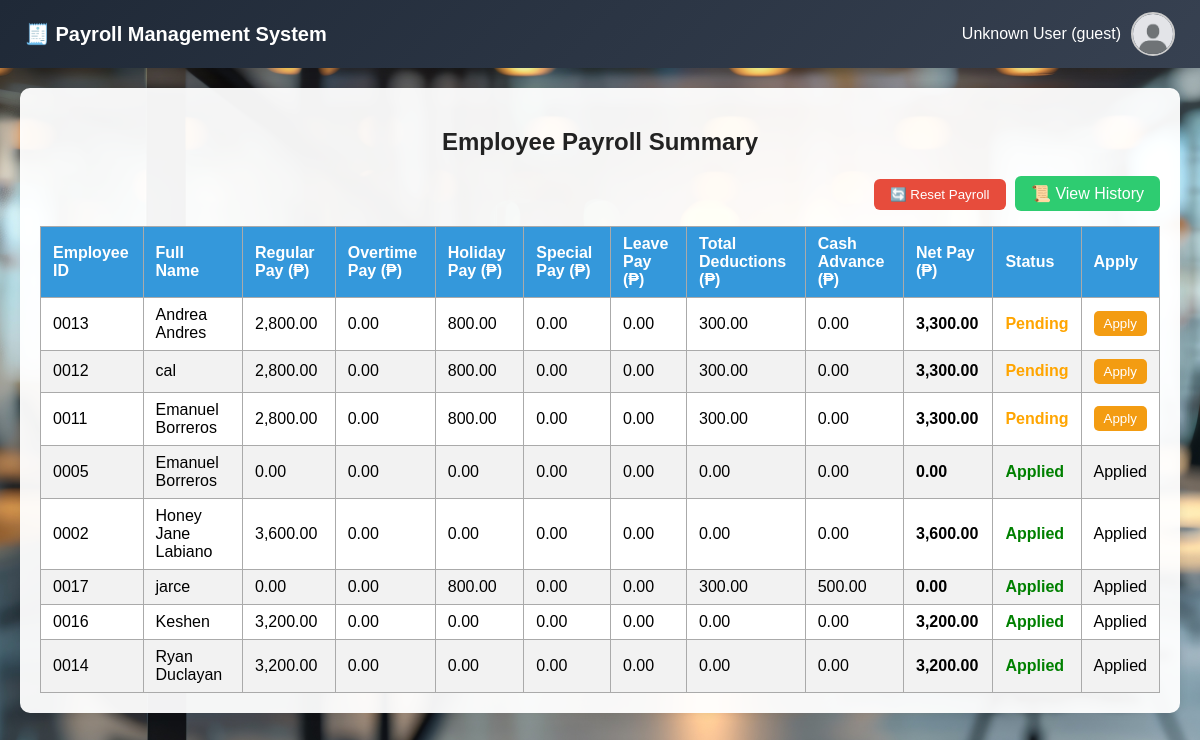
Page /payroll-main/payroll.php on the committed database.
### tables this page shows
CREATE TABLE `users` (
  `id` int(4) NOT NULL,
  `full_name` varchar(100) DEFAULT NULL,
  `email` varchar(100) DEFAULT NULL,
  `role` enum('admin','employee') DEFAULT NULL,
  `password` varchar(255) DEFAULT NULL,
  `profile_pic` varchar(255) DEFAULT NULL,
  `position_id` int(11) DEFAULT NULL,
  `archived` tinyint(1) DEFAULT 0
);

### payroll-main/payroll.php (the view, shortened to what this page needs)
<?php
include 'includes/header.php';
require 'config.php';
$stmt = $pdo->query("
    SELECT
        u.id, u.full_name, p.rate_per_hour,
        -- Regular hours and pay
        IFNULL(SUM(TIMESTAMPDIFF(MINUTE, a.time_in, a.time_out))/60, 0) AS total_hours,
        IFNULL(p.rate_per_hour * SUM(TIMESTAMPDIFF(MINUTE, a.time_in, a.time_out))/60, 0) AS regular_gross,
        -- Overtime pay (no status)
        IFNULL((SELECT SUM(ot.hours * ot.rate) FROM overtime ot WHERE ot.user_id = u.id), 0) AS overtime_pay,
        -- Holiday, Special, and Leave Pay (Applied + Pending)
        IFNULL((SELECT SUM(amount) FROM holiday_pay WHERE user_id = u.id), 0) AS holiday_pay,
        IFNULL((SELECT SUM(amount) FROM special_pay WHERE user_id = u.id), 0) AS special_pay,
        IFNULL((SELECT SUM(amount) FROM leave_pay WHERE user_id = u.id), 0) AS leave_pay,
        -- Cash Advance and Deductions (Applied + Pending)
        IFNULL((SELECT SUM(amount) FROM cash_advance WHERE user_id = u.id), 0) AS cash_advance,
        IFNULL((SELECT SUM(amount) FROM deductions WHERE employee_id = u.id), 0) AS total_deductions,
        -- Check if there are still pending items
        (
            (SELECT COUNT(*) FROM holiday_pay WHERE user_id=u.id AND status='Pending') +
            (SELECT COUNT(*) FROM special_pay WHERE user_id=u.id AND status='Pending') +
            (SELECT COUNT(*) FROM leave_pay WHERE user_id=u.id AND status='Pending') +
            (SELECT COUNT(*) FROM cash_advance WHERE user_id=u.id AND status='Pending') +
            (SELECT COUNT(*) FROM deductions WHERE employee_id=u.id AND status='Pending')
        ) AS pending_count
    FROM users u
    LEFT JOIN positions p ON u.position_id = p.id
    LEFT JOIN attendance_logs a ON u.id = a.user_id
    WHERE u.role = 'employee'
    GROUP BY u.id, u.full_name, p.rate_per_hour
    ORDER BY u.full_name
");
$employees = $stmt->fetchAll(PDO::FETCH_ASSOC);
?>
<!DOCTYPE html>
<html lang="en">
<head>
</head>
<body>
<div class="main-content">
<div class="content">
<h2>Employee Payroll Summary</h2>
<div class="btn-container">
  <button type="button" class="btn btn-danger" id="resetBtn">🔄 Reset Payroll</button>
  <a href="payroll_history.php" class="btn btn-success">📜 View History</a>
</div>
<table>
<thead>
<tr>
<th>Employee ID</th>
<th>Full Name</th>
<th>Regular Pay (₱)</th>
<th>Overtime Pay (₱)</th>
<th>Holiday Pay (₱)</th>
<th>Special Pay (₱)</th>
<th>Leave Pay (₱)</th>
<th>Total Deductions (₱)</th>
<th>Cash Advance (₱)</th>
<th><strong>Net Pay (₱)</strong></th>
<th>Status</th>
<th>Apply</th>
</tr>
</thead>
<tbody>
<?php if(count($employees)>0): ?>
    <?php foreach($employees as $emp):
        $gross = $emp['regular_gross'] + $emp['overtime_pay'] + $emp['holiday_pay'] + $emp['special_pay'] + $emp['leave_pay'];
        $net = $gross - $emp['total_deductions'] - $emp['cash_advance'];
        $status = $emp['pending_count'] > 0 ? 'Pending' : 'Applied';
    ?>
    <tr>
        <td><?= str_pad($emp['id'],4,'0',STR_PAD_LEFT) ?></td>
        <td><?= htmlspecialchars($emp['full_name']) ?></td>
        <td><?= number_format($emp['regular_gross'],2) ?></td>
        <td><?= number_format($emp['overtime_pay'],2) ?></td>
        <td><?= number_format($emp['holiday_pay'],2) ?></td>
        <td><?= number_format($emp['special_pay'],2) ?></td>
        <td><?= number_format($emp['leave_pay'],2) ?></td>
        <td><?= number_format($emp['total_deductions'],2) ?></td>
        <td><?= number_format($emp['cash_advance'],2) ?></td>
        <td><strong><?= number_format($net,2) ?></strong></td>
        <td class="<?= $status=='Pending' ? 'status-pending' : 'status-applied' ?>"><?= $status ?></td>
        <td>
        <?php if($status=='Pending'): ?>
            <form action="apply_pay.php" method="post">
                <button class="apply-btn" type="submit">Apply</button>
            </form>
        <?php else: ?>
            Applied
        <?php endif; ?>
        </td>
    </tr>
    <?php endforeach; ?>
<?php else: ?>
<tr><td colspan="12" style="text-align:center;">No employees found.</td></tr>
<?php endif; ?>
</tbody>
</table>
</div>
</div>
</body>
</html>

### payroll-main/includes/header.php (style rules this page uses)
body { margin: 0; font-family: 'Courier', monospace; background-color: #f4f6f9; transition: margin-left 0.3s ease; }
.main-content { padding: 20px; transition: margin-left 0.3s ease; }

### payroll-main/payroll.php (style rules this page uses)
body { margin:0; padding:0; font-family: Arial, sans-serif; background:url('uploads/bg.jpg') no-repeat center center fixed; background-size:cover; }
.main-content { margin-left:0; transition:margin-left 0.3s ease; padding:20px; }
.content { background:rgba(255,255,255,0.95); padding:20px; border-radius:10px; box-shadow:0 0 10px rgba(0,0,0,0.1); }
table { border-collapse:collapse; width:100%; background-color:white; }
th, td { border:1px solid #aaa; padding:8px 12px; text-align:left; }
th { background-color:#3498db; color:white; }
tr:nth-child(even) { background-color:#f2f2f2; }
h2 { text-align:center; color:#222; margin-bottom:20px; }
.btn-container { margin-bottom:15px; text-align:right; }
.btn { background-color:#3498db; color:white; border:none; padding:8px 16px; border-radius:6px; cursor:pointer; margin-left:5px; text-decoration:none; display:inline-block; }
.btn-danger { background-color:#e74c3c; }
.btn-success { background-color:#2ecc71; }
.apply-btn { background-color:#f39c12; color:#fff; border:none; padding:5px 10px; border-radius:5px; cursor:pointer; }
.status-applied { color:green; font-weight:bold; }
.status-pending { color:orange; font-weight:bold; }

### rows in the picture
users: id "0013", full_name "Andrea Andres", regular_gross "2,800.00", overtime_pay "0.00", holiday_pay "800.00", special_pay "0.00", leave_pay "0.00", total_deductions "300.00", cash_advance "0.00", net "3,300.00", status "Pending"
users: id "0012", full_name "cal", regular_gross "2,800.00", overtime_pay "0.00", holiday_pay "800.00", special_pay "0.00", leave_pay "0.00", total_deductions "300.00", cash_advance "0.00", net "3,300.00", status "Pending"
users: id "0011", full_name "Emanuel Borreros", regular_gross "2,800.00", overtime_pay "0.00", holiday_pay "800.00", special_pay "0.00", leave_pay "0.00", total_deductions "300.00", cash_advance "0.00", net "3,300.00", status "Pending"
users: id "0005", full_name "Emanuel Borreros", regular_gross "0.00", overtime_pay "0.00", holiday_pay "0.00", special_pay "0.00", leave_pay "0.00", total_deductions "0.00", cash_advance "0.00", net "0.00", status "Applied"
users: id "0002", full_name "Honey Jane Labiano", regular_gross "3,600.00", overtime_pay "0.00", holiday_pay "0.00", special_pay "0.00", leave_pay "0.00", total_deductions "0.00", cash_advance "0.00", net "3,600.00", status "Applied"
users: id "0017", full_name "jarce", regular_gross "0.00", overtime_pay "0.00", holiday_pay "800.00", special_pay "0.00", leave_pay "0.00", total_deductions "300.00", cash_advance "500.00", net "0.00", status "Applied"
users: id "0016", full_name "Keshen", regular_gross "3,200.00", overtime_pay "0.00", holiday_pay "0.00", special_pay "0.00", leave_pay "0.00", total_deductions "0.00", cash_advance "0.00", net "3,200.00", status "Applied"
users: id "0014", full_name "Ryan Duclayan", regular_gross "3,200.00", overtime_pay "0.00", holiday_pay "0.00", special_pay "0.00", leave_pay "0.00", total_deductions "0.00", cash_advance "0.00", net "3,200.00", status "Applied"

### other values in the picture
$full_name "Unknown User"
$role "guest"
